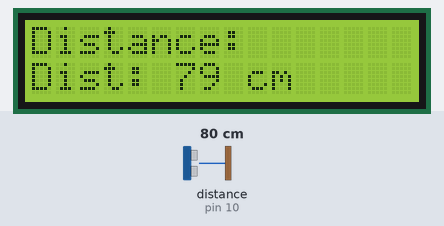
Recording of a sketch running on a simulated Arduino Uno, built with avr-gcc and run on an emulated ATmega328P. Shown: 16×2 character LCD. Wiring (inferred from the names in the program): ultrasonic range finder: trigger pin 9; echo pin 10. The test bench sets the inputs (shaded band); at power-on: distance to the obstacle (sensor on pin 10) 80 cm. The echo pulse lasts 58.3 µs per cm; what the sketch prints to the serial monitor is not drawn.

Above: at 1.2 s.
1.3 s: distance to the obstacle (sensor on pin 10) set to 2 cm
At 2.0 s:
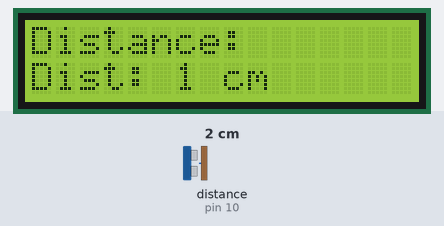
3.1 s: distance to the obstacle (sensor on pin 10) set to 4 cm
At 3.5 s:
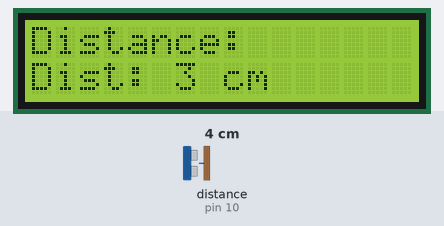
4.6 s: distance to the obstacle (sensor on pin 10) set to 9 cm
At 5.1 s:
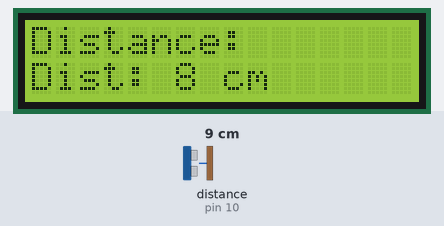
Timing chart, 0 to 7.6 s (numbered marks = the images above; inputs shaded):
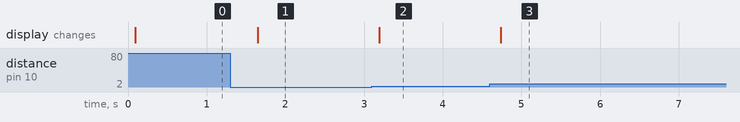

The sketch:

distancr_detcet.ino
```cpp
#include <Wire.h>
#include <LiquidCrystal_I2C.h>

// LCD setup (address 0x27 is common for many I2C LCDs, check yours)
LiquidCrystal_I2C lcd(0x27, 16, 2);

// HC-SR04 pin setup
int trigPin = 9;
int echoPin = 10;

void setup() {
  // Start serial communication for debugging
  Serial.begin(9600);

  // Set up the HC-SR04 pins
  pinMode(trigPin, OUTPUT);
  pinMode(echoPin, INPUT);

  // Initialize the LCD
  lcd.begin(16, 2);
  lcd.print("Distance: ");
}

void loop() {
  // Clear the trigPin condition
  digitalWrite(trigPin, LOW);
  delayMicroseconds(2);

  // Send a 10 microsecond pulse to trigger the sensor
  digitalWrite(trigPin, HIGH);
  delayMicroseconds(10);
  digitalWrite(trigPin, LOW);

  // Read the pulse from the echoPin
  long duration = pulseIn(echoPin, HIGH);

  // Calculate distance (duration * speed of sound in cm, divided by 2 for round trip)
  long distance = duration * 0.0344 / 2;

  // Print distance to Serial Monitor
  Serial.print("Distance: ");
  Serial.print(distance);
  Serial.println(" cm");

  // Display the distance on the LCD
  lcd.setCursor(0, 1); // Set the cursor to the second row
  lcd.print("Dist: ");
  lcd.print(distance);
  lcd.print(" cm    "); // The spaces ensure the previous value is cleared

  delay(500); // Delay for half a second before the next reading
}
```

Measured:
- after the input at 1.3 s, the display: changes after 0.35 s (image 1)
- after the input at 3.1 s, the display: changes after 0.09 s (image 2)
- after the input at 4.6 s, the display: changes after 0.14 s (image 3)
